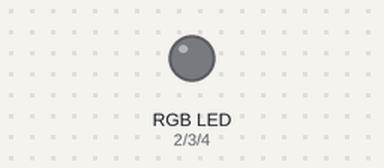
Bench run of a sketch on a simulated Arduino Uno, built with avr-gcc and run on an emulated ATmega328P. Parts: an RGB LED mixed from three pins (HIGH = lit).

Above: at 0.2 s.
At 1.2 s:
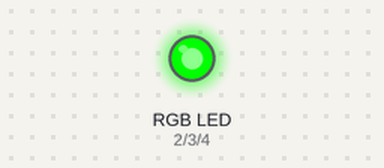
At 1.7 s:
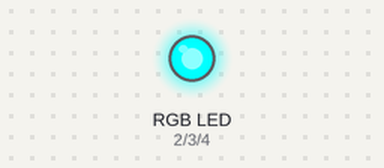
At 2.2 s:
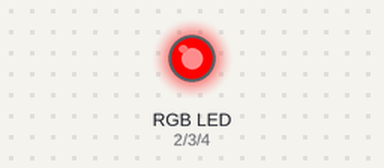
At 3.2 s:
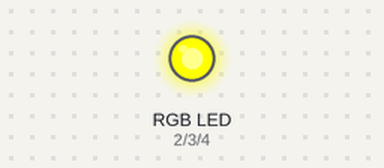
At 4.7 s:
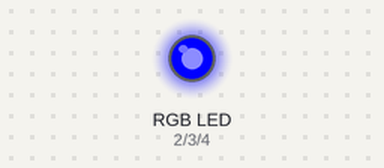
Timing chart, 0 to 5.2 s (numbered marks = the images above):
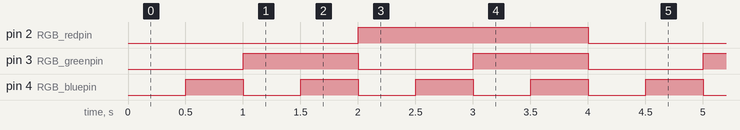

The sketch:

PLab_RGB_test.ino
```cpp
// these constants describe the pins. They won't change:
const int RGB_redpin = 2;
const int RGB_greenpin = 3;
const int RGB_bluepin = 4;

void setup()
{
  // initialize the serial communications:
  pinMode(RGB_redpin, OUTPUT);   // sets the pin as output
  pinMode(RGB_greenpin, OUTPUT);   // sets the pin as output
  pinMode(RGB_bluepin, OUTPUT);   // sets the pin as output
}

void loop()
{
  // print the sensor values:
  for (int r=0; r <= 1; r++) {
    for (int g=0; g <= 1; g++) {
      for (int b=0; b <= 1; b++) {
         analogWrite(RGB_redpin, r*255);
         analogWrite(RGB_greenpin,g*255);
         analogWrite(RGB_bluepin,b*255);
         delay(500);
  }}}
}
```

Measured:
- by itself, pin 2 (RGB_redpin): alternates HIGH for 2.0 s and LOW for 2.0 s
- by itself, pin 3 (RGB_greenpin): alternates HIGH for 1.0 s and LOW for 1.0 s
- by itself, pin 4 (RGB_bluepin): alternates HIGH for 0.50 s and LOW for 0.50 s
